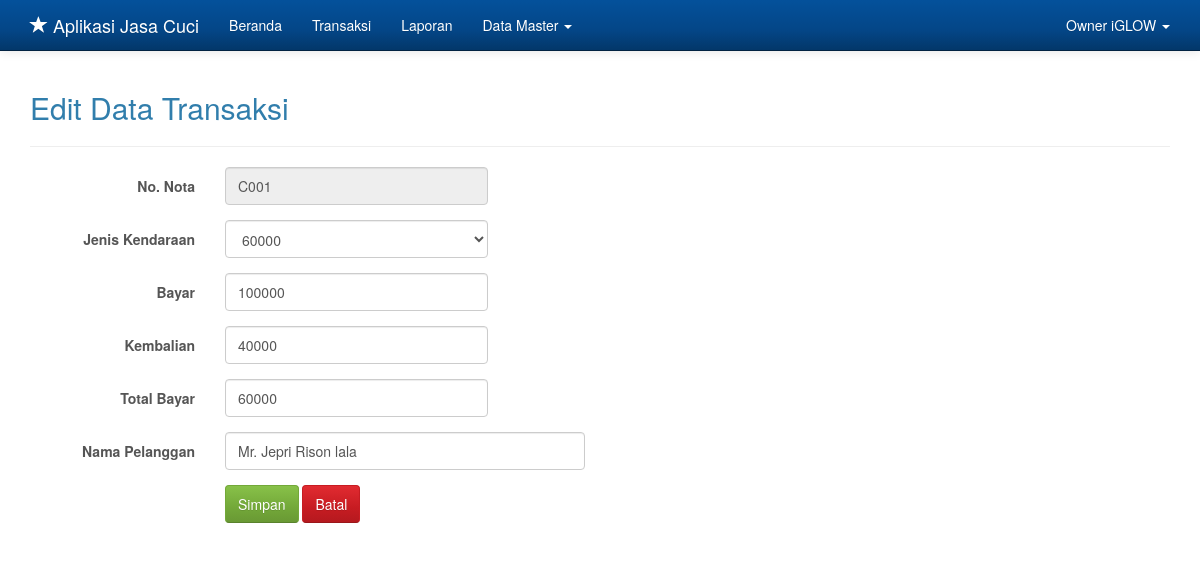
Page /admin.php?hlm=transaksi&aksi=edit&id_transaksi=65 (signed in) on the committed database.
### tables this page shows
CREATE TABLE `transaksi` (
  `id_transaksi` int(10) NOT NULL,
  `no_nota` varchar(10) NOT NULL,
  `jenis` varchar(50) NOT NULL,
  `nama` varchar(50) NOT NULL,
  `bayar` int(10) NOT NULL,
  `kembali` int(10) NOT NULL,
  `total` int(10) NOT NULL,
  `tanggal` date NOT NULL,
  `id_user` tinyint(1) NOT NULL
);

### transaksi_edit.php (the view, shortened to what this page needs)
<?php
if( empty( $_SESSION['id_user'] ) ){
	$_SESSION['err'] = '<strong>ERROR!</strong> Anda harus login terlebih dahulu.';
	header('Location: ./');
	die();
} else {
	if( isset( $_REQUEST['submit'] )){
		$id_transaksi = $_REQUEST['id_transaksi'];
		$jenis = $_REQUEST['jenis'];
		$nama = $_REQUEST['nama'];
		$bayar = $_REQUEST['bayar'];
		$kembali = $_REQUEST['kembali'];
		$total = $_REQUEST['total'];
		$id_user = $_SESSION['id_user'];
		$sql = mysqli_query($koneksi, "UPDATE transaksi SET jenis='$jenis', nama='$nama', bayar='$bayar', kembali='$kembali', total='$total', tanggal=NOW(), id_user='$id_user' WHERE id_transaksi='$id_transaksi'");
		if($sql == true){
			header('Location: ./admin.php?hlm=transaksi');
			die();
		} else {
			echo 'ERROR! Periksa penulisan querynya.';
		}
	} else {
		$id_transaksi = $_REQUEST['id_transaksi'];
		$sql = mysqli_query($koneksi, "SELECT * FROM transaksi WHERE id_transaksi='$id_transaksi'");
		while($row = mysqli_fetch_array($sql)){
?>
<h2>Edit Data Transaksi</h2>
<hr>
<form method="post" action="" class="form-horizontal" role="form">
	<div class="form-group">
		<label for="no_nota" class="col-sm-2 control-label">No. Nota</label>
		<div class="col-sm-3">
			<input type="text" class="form-control" id="no_nota" value="<?php echo $row['no_nota']; ?>"name="no_nota" placeholder="No. Nota" readonly>
		</div>
	</div>
	<div class="form-group">
		<label for="jenis" class="col-sm-2 control-label">Jenis Kendaraan</label>
		<div class="col-sm-3">
			<select name="jenis" class="form-control" required>
				<option value="<?php echo $row['jenis']; ?>"><?php echo $row['jenis']; ?></option>
			</select>
		</div>
	</div>
	<div class="form-group">
		<label for="bayar" class="col-sm-2 control-label">Bayar</label>
		<div class="col-sm-3">
			<input type="number" class="form-control" id="bayar" name="bayar" value="<?php echo $row['bayar']; ?>" placeholder="Isi dengan angka" required>
		</div>
	</div>
	<div class="form-group">
		<label for="kembali" class="col-sm-2 control-label">Kembalian</label>
		<div class="col-sm-3">
			<input type="number" class="form-control" id="kembali" name="kembali" value="<?php echo $row['kembali']; ?>" placeholder="Kembalian" required>
		</div>
	</div>
	<div class="form-group">
		<label for="total" class="col-sm-2 control-label">Total Bayar</label>
		<div class="col-sm-3">
			<input type="number" class="form-control" id="total" name="total" value="<?php echo $row['total']; ?>" placeholder="Total Bayar" required>
		</div>
	</div>
	<div class="form-group">
		<label for="nama" class="col-sm-2 control-label">Nama Pelanggan</label>
		<div class="col-sm-4">
			<input type="text" class="form-control" id="nama" name="nama" value="<?php echo $row['nama']; ?>" placeholder="Nama Pelanggan" required>
		</div>
	</div>
	<div class="form-group">
		<div class="col-sm-offset-2 col-sm-10">
			<button type="submit" name="submit" class="btn btn-success">Simpan</button>
			<a href="./admin.php?hlm=transaksi" class="btn btn-danger">Batal</a>
		</div>
	</div>
</form>
<?php
	}
	}
}
?>

### admin.php (style rules this page uses)
body { min-height: 200px; padding-top: 70px; }

### rows in the picture
transaksi: no_nota "C001", jenis "60000", bayar "100000", kembali "40000", total "60000", nama "Mr. Jepri Rison lala"

### other values in the picture
$_SESSION['nama'] "Owner iGLOW"
